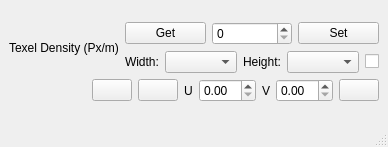
<?xml version="1.0" encoding="UTF-8"?>
<ui version="4.0">
 <class>MainWindow</class>
 <widget class="QMainWindow" name="MainWindow">
  <property name="geometry">
   <rect>
    <x>0</x>
    <y>0</y>
    <width>370</width>
    <height>147</height>
   </rect>
  </property>
  <property name="windowTitle">
   <string>MainWindow</string>
  </property>
  <widget class="QWidget" name="centralwidget">
   <layout class="QGridLayout" name="gridLayout_2">
    <item row="0" column="0">
     <layout class="QGridLayout" name="gridLayout">
      <item row="2" column="0" colspan="2">
       <layout class="QHBoxLayout" name="horizontalLayout">
        <item>
         <layout class="QHBoxLayout" name="horizontalLayout_4">
          <item>
           <spacer name="horizontalSpacer">
            <property name="orientation">
             <enum>Qt::Horizontal</enum>
            </property>
            <property name="sizeHint" stdset="0">
             <size>
              <width>40</width>
              <height>20</height>
             </size>
            </property>
           </spacer>
          </item>
          <item>
           <widget class="QPushButton" name="pushButton_3">
            <property name="text">
             <string/>
            </property>
           </widget>
          </item>
          <item>
           <widget class="QPushButton" name="pushButton_2">
            <property name="text">
             <string/>
            </property>
           </widget>
          </item>
         </layout>
        </item>
        <item>
         <layout class="QHBoxLayout" name="horizontalLayout_5">
          <item>
           <widget class="QLabel" name="label_4">
            <property name="text">
             <string>U</string>
            </property>
           </widget>
          </item>
          <item>
           <widget class="QDoubleSpinBox" name="doubleSpinBox"/>
          </item>
          <item>
           <widget class="QLabel" name="label_5">
            <property name="text">
             <string>V</string>
            </property>
           </widget>
          </item>
          <item>
           <widget class="QDoubleSpinBox" name="doubleSpinBox_2"/>
          </item>
          <item>
           <widget class="QPushButton" name="pushButton">
            <property name="text">
             <string/>
            </property>
           </widget>
          </item>
         </layout>
        </item>
       </layout>
      </item>
      <item row="0" column="1">
       <layout class="QHBoxLayout" name="horizontalLayout_2">
        <item>
         <widget class="QPushButton" name="btnGet">
          <property name="text">
           <string>Get</string>
          </property>
         </widget>
        </item>
        <item>
         <widget class="QSpinBox" name="spinBox"/>
        </item>
        <item>
         <widget class="QPushButton" name="btnSet">
          <property name="text">
           <string>Set</string>
          </property>
         </widget>
        </item>
       </layout>
      </item>
      <item row="1" column="1">
       <layout class="QHBoxLayout" name="horizontalLayout_3">
        <item>
         <widget class="QLabel" name="label_2">
          <property name="text">
           <string>Width:</string>
          </property>
         </widget>
        </item>
        <item>
         <widget class="QComboBox" name="cbWidth"/>
        </item>
        <item>
         <widget class="QLabel" name="label_3">
          <property name="text">
           <string>Height:</string>
          </property>
         </widget>
        </item>
        <item>
         <widget class="QComboBox" name="cbHeight"/>
        </item>
        <item>
         <widget class="QCheckBox" name="cbConstraint">
          <property name="text">
           <string/>
          </property>
         </widget>
        </item>
       </layout>
      </item>
      <item row="0" column="0" rowspan="2">
       <widget class="QLabel" name="label">
        <property name="text">
         <string>Texel Density (Px/m)</string>
        </property>
       </widget>
      </item>
     </layout>
    </item>
   </layout>
  </widget>
  <widget class="QMenuBar" name="menubar">
   <property name="geometry">
    <rect>
     <x>0</x>
     <y>0</y>
     <width>370</width>
     <height>21</height>
    </rect>
   </property>
  </widget>
  <widget class="QStatusBar" name="statusbar"/>
 </widget>
 <resources/>
 <connections/>
</ui>
